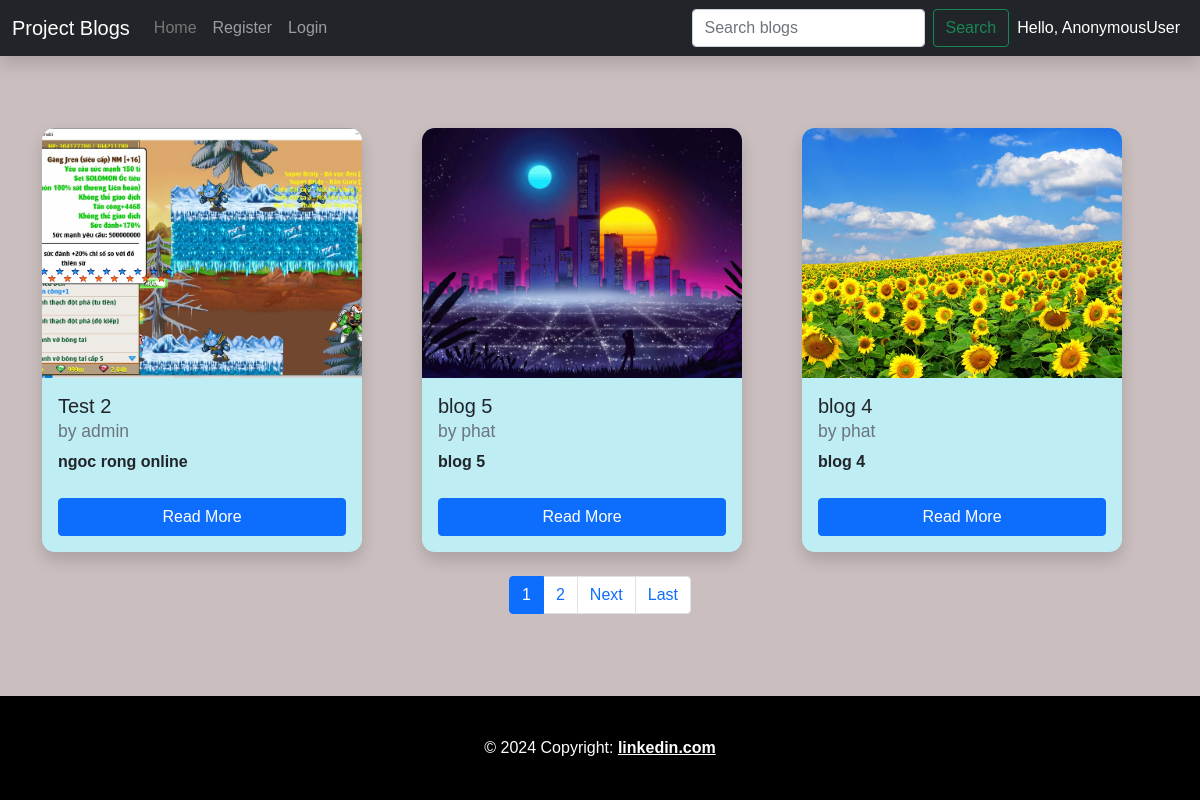
The page / on the database its author committed.
### blog/models.py (models this page shows, shortened)
class BlogPost(models.Model):
    title=models.CharField(max_length=255)
    author= models.ForeignKey(User, on_delete=models.CASCADE)
    slug=models.CharField(max_length=130)
    content=models.TextField()
    image = models.ImageField(upload_to="profile_pics", blank=True, null=True)
    dateTime=models.DateTimeField(auto_now_add=True)
    STATUS_CHOICES = (('draft', 'Draft'),('published', 'Published'),)
    status = models.CharField(max_length=10, choices=STATUS_CHOICES, default='draft')

### blog/views.py (the view)
# urls.py: path("", views.blogs, name="blogs"),
def blogs(request):
    posts = BlogPost.objects.filter(status='published').order_by('-dateTime')
    posts_per_page = 3  # Số lượng bài viết bạn muốn hiển thị trên mỗi trang
    paginator = Paginator(posts, posts_per_page)  # Tạo đối tượng paginator
    page_number = request.GET.get('page')  # Lấy số trang từ query parameters
    try:
        paginated_posts = paginator.page(page_number)
    except PageNotAnInteger:
        paginated_posts = paginator.page(1)
    except EmptyPage:
        paginated_posts = paginator.page(paginator.num_pages)
    return render(request, "blog.html", {'posts': paginated_posts})

### templates/blog.html (shortened to what this page needs)
{% extends 'base.html' %}
{% block homeactive %} active {% endblock homeactive %}
{% block body %}
<div class="container mt-5 mb-3">
    <div class="row">
        {% for post in posts %}
        <div class="col-lg-4 my-4">
            <div class="card shadow h-100" style="width: 20rem;">
                <img src="/media/{{ post.image }}" class="card-img-top" alt="{{ post.title }} image" style="height: 250px; object-fit: cover;">
                <div class="card-body d-flex flex-column">
                    <h5 class="card-title">{{ post.title }} <br><small class="text-muted">by {{ post.author }}</small></h5>
                    <p class="card-text flex-grow-1">{{ post.content|truncatechars:100 }}</p>
                    <a href="blog/{{ post.slug }}" class="btn btn-primary mt-2">Read More</a>
                </div>
            </div>
        </div>
        {% endfor %}
    </div>
    <nav aria-label="Page navigation example">
        <ul class="pagination justify-content-center">
            {% for num in posts.paginator.page_range %}
            {% if posts.number == num %}
            <li class="page-item active"><span class="page-link">{{ num }}</span></li>
            {% else %}
            <li class="page-item"><a class="page-link" href="?q={{ query }}&page={{ num }}">{{ num }}</a></li>
            {% endif %}
            {% endfor %}
            {% if posts.has_next %}
            <li class="page-item"><a class="page-link" href="?q={{ query }}&page={{ posts.next_page_number }}">Next</a></li>
            <li class="page-item"><a class="page-link" href="?q={{ query }}&page={{ posts.paginator.num_pages }}">Last</a></li>
            {% endif %}
        </ul>
    </nav>
</div>
{% endblock %}

### templates/base.html (shortened to what this page needs)
<!DOCTYPE html>
{% load static %}
<html lang="en">
<head>
  <link rel="stylesheet" href="https://cdn.jsdelivr.net/npm/bootstrap@5.0.2/dist/css/bootstrap.min.css"
 />
  <link rel="stylesheet" type="text/css" href="{% static 'css/styles.css' %}" />
</head>
<body>
  <header>
    <nav class="navbar navbar-expand-lg navbar-dark bg-dark sticky-top shadow">
      <div class="container-fluid">
        <a class="navbar-brand" href="{% url 'blogs' %}">Project Blogs</a>
        <div class="collapse navbar-collapse" id="navbarSupportedContent">
          <ul class="navbar-nav me-auto mb-2 mb-lg-0">
            <li class="nav-item {% block homeactive %}{% endblock homeactive %}">
              <a class="nav-link" aria-current="page" href="{% url 'blogs' %}">Home</a>
            </li>
            {% if user.is_authenticated %}
            <li class="nav-item {% block add_blogs_active %}{% endblock add_blogs_active %}">
              <a class="nav-link" href="{% url 'add_blogs' %}">Add Blog</a>
            </li>
            {% if user.is_superuser %}
            <li class="nav-item {% block draftactive %}{% endblock draftactive %}">
              <a class="nav-link" href="/draft/">Draft</a>
            </li>
            {% endif %}
            <li class="nav-item {% block profileactive %}{% endblock profileactive %}">
              <a class="nav-link" href="{% url 'profile' %}">Profile</a>
            </li>
            <li class="nav-item">
              <a class="nav-link" href="{% url 'logout' %}">Logout</a>
            </li>
            {% else %}
            <li class="nav-item {% block registeractive %}{% endblock registeractive %}">
              <a class="nav-link" href="{% url 'register' %}">Register</a>
            </li>
            <li class="nav-item {% block loginactive %}{% endblock loginactive %}">
              <a class="nav-link" href="{% url 'login' %}">Login</a>
            </li>
            {% endif %}
          </ul>
          <form class="d-flex" action="{% url 'search_blogs' %}" method="get">
            <input class="form-control me-2" type="search" placeholder="Search blogs" aria-label="Search" name="q">
            <button class="btn btn-outline-success" type="submit">Search</button>
          </form>
          <span class="navbar-text p-2" style="color: #ffffff;">Hello, {{ request.user }}</span>
        </div>
      </div>
    </nav>
  </header>
  {% block body %} {% endblock %}
  <footer class="footer">
    <div class="text-center p-4" style="background-color: rgba(0, 0, 0, 0.05)">
      © 2024 Copyright:
      <a class="text-reset fw-bold" href="https://www.linkedin.com/in/phat-luu-tan-b84b5b308/">linkedin.com</a>
    </div>
  </footer>
</body>
</html>

### templates/base.html (style rules this page uses)
body { font-family: "Poppins", sans-serif; background-image: url("https://s3-us-west-2.amazonaws.com/s.cdpn.io/1462889/pat-back.svg"); background-position: center; background-repeat: repeat; background-size: 7%; background-color: #cabebe; overflow-x: hidden; }
.nav-link { transition: color 200ms linear; }
.nav-item.active .nav-link { color: #777 !important; }
.card { display: flex; flex-wrap: wrap; background: hsl(187 70% 85%); max-width: 50rem; box-shadow: 0.65rem 0.65rem 0 hsl(187 60% 40%); border-radius: 0.8rem; overflow: hidden; border: none; font-weight: bold; }
.card-img-top { object-fit: cover; }
.footer { position: fixed; left: 0; right: 0; bottom: 0; text-align: center; z-index: 9999; padding: 1rem 2rem; background: rgb(71, 71, 71); transition: all .75s cubic-bezier(.19, 1, .22, 1); color: #fdfdfd; background-color: black; }

### rows shown on the page
BlogPost: image (picture), title "Test 2", author "admin", content "ngoc rong online"
BlogPost: image (picture), title "blog 5", author "phat", content "blog 5"
BlogPost: image (picture), title "blog 4", author "phat", content "blog 4"

### other values the page prints
{{ request.user }} "AnonymousUser"
{{ num }} "1"
{{ num }} "2"
